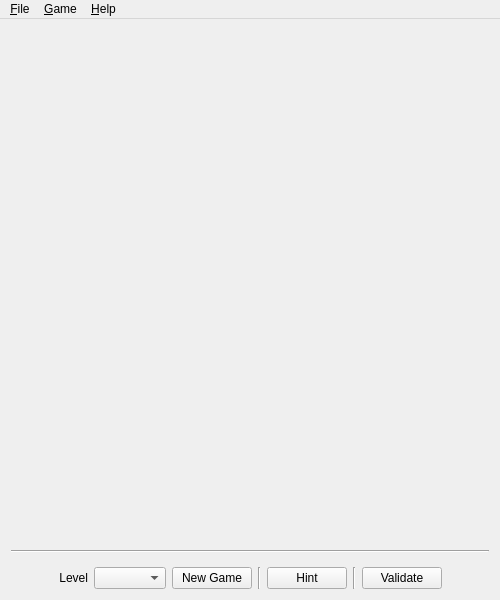
<?xml version="1.0" encoding="UTF-8"?>
<ui version="4.0">
 <class>SudokuAssistant::View::MainWindow</class>
 <widget class="QMainWindow" name="SudokuAssistant::View::MainWindow">
  <property name="geometry">
   <rect>
    <x>0</x>
    <y>0</y>
    <width>500</width>
    <height>600</height>
   </rect>
  </property>
  <property name="minimumSize">
   <size>
    <width>500</width>
    <height>600</height>
   </size>
  </property>
  <property name="windowTitle">
   <string>Sudoku Assistant</string>
  </property>
  <widget class="QWidget" name="centralWidget">
   <layout class="QVBoxLayout" name="verticalLayout">
    <item>
     <widget class="SudokuBoardWidget" name="_sudokuBoard" native="true">
      <property name="sizePolicy">
       <sizepolicy hsizetype="Expanding" vsizetype="Expanding">
        <horstretch>0</horstretch>
        <verstretch>0</verstretch>
       </sizepolicy>
      </property>
      <property name="sizeIncrement">
       <size>
        <width>0</width>
        <height>0</height>
       </size>
      </property>
     </widget>
    </item>
    <item>
     <widget class="Line" name="line_2">
      <property name="minimumSize">
       <size>
        <width>0</width>
        <height>20</height>
       </size>
      </property>
      <property name="orientation">
       <enum>Qt::Horizontal</enum>
      </property>
     </widget>
    </item>
    <item>
     <layout class="QHBoxLayout" name="horizontalLayout_2">
      <item>
       <spacer name="horizontalSpacer_2">
        <property name="orientation">
         <enum>Qt::Horizontal</enum>
        </property>
        <property name="sizeHint" stdset="0">
         <size>
          <width>40</width>
          <height>20</height>
         </size>
        </property>
       </spacer>
      </item>
      <item>
       <widget class="QLabel" name="label">
        <property name="maximumSize">
         <size>
          <width>50</width>
          <height>30</height>
         </size>
        </property>
        <property name="text">
         <string>Level</string>
        </property>
        <property name="alignment">
         <set>Qt::AlignRight|Qt::AlignTrailing|Qt::AlignVCenter</set>
        </property>
       </widget>
      </item>
      <item>
       <widget class="QComboBox" name="difficultyComboBox">
        <property name="sizePolicy">
         <sizepolicy hsizetype="Preferred" vsizetype="Preferred">
          <horstretch>0</horstretch>
          <verstretch>0</verstretch>
         </sizepolicy>
        </property>
        <property name="maximumSize">
         <size>
          <width>16777215</width>
          <height>16777215</height>
         </size>
        </property>
        <property name="currentText">
         <string/>
        </property>
        <property name="currentIndex">
         <number>-1</number>
        </property>
       </widget>
      </item>
      <item>
       <widget class="QPushButton" name="newGameButton">
        <property name="sizePolicy">
         <sizepolicy hsizetype="Preferred" vsizetype="Preferred">
          <horstretch>0</horstretch>
          <verstretch>0</verstretch>
         </sizepolicy>
        </property>
        <property name="maximumSize">
         <size>
          <width>16777215</width>
          <height>16777215</height>
         </size>
        </property>
        <property name="text">
         <string>New Game</string>
        </property>
        <property name="shortcut">
         <string>Ctrl+N</string>
        </property>
       </widget>
      </item>
      <item>
       <widget class="Line" name="line">
        <property name="orientation">
         <enum>Qt::Vertical</enum>
        </property>
       </widget>
      </item>
      <item>
       <widget class="QPushButton" name="_hintButton">
        <property name="sizePolicy">
         <sizepolicy hsizetype="Preferred" vsizetype="Preferred">
          <horstretch>0</horstretch>
          <verstretch>0</verstretch>
         </sizepolicy>
        </property>
        <property name="text">
         <string>Hint</string>
        </property>
        <property name="icon">
         <iconset resource="../resources/resources.qrc">
          <normaloff>:/images/images/hint-icon.png</normaloff>:/images/images/hint-icon.png</iconset>
        </property>
        <property name="shortcut">
         <string/>
        </property>
        <property name="flat">
         <bool>false</bool>
        </property>
       </widget>
      </item>
      <item>
       <widget class="Line" name="line_3">
        <property name="orientation">
         <enum>Qt::Vertical</enum>
        </property>
       </widget>
      </item>
      <item>
       <widget class="QPushButton" name="_validateButton">
        <property name="sizePolicy">
         <sizepolicy hsizetype="Preferred" vsizetype="Preferred">
          <horstretch>0</horstretch>
          <verstretch>0</verstretch>
         </sizepolicy>
        </property>
        <property name="text">
         <string>Validate</string>
        </property>
       </widget>
      </item>
      <item>
       <spacer name="horizontalSpacer">
        <property name="orientation">
         <enum>Qt::Horizontal</enum>
        </property>
        <property name="sizeHint" stdset="0">
         <size>
          <width>40</width>
          <height>20</height>
         </size>
        </property>
       </spacer>
      </item>
     </layout>
    </item>
   </layout>
  </widget>
  <widget class="QMenuBar" name="menuBar">
   <property name="geometry">
    <rect>
     <x>0</x>
     <y>0</y>
     <width>500</width>
     <height>25</height>
    </rect>
   </property>
   <widget class="QMenu" name="menuFile">
    <property name="title">
     <string>&amp;File</string>
    </property>
    <addaction name="action_New"/>
    <addaction name="action_Open"/>
    <addaction name="action_Save_As"/>
    <addaction name="action_Save"/>
    <addaction name="separator"/>
    <addaction name="action_Quit"/>
   </widget>
   <widget class="QMenu" name="menuGrid">
    <property name="title">
     <string>&amp;Game</string>
    </property>
    <addaction name="action_Restart"/>
    <addaction name="separator"/>
    <addaction name="action_Check_grid"/>
    <addaction name="actionShow_Hint"/>
   </widget>
   <widget class="QMenu" name="menuHelp">
    <property name="title">
     <string>&amp;Help</string>
    </property>
    <addaction name="actionAbout"/>
   </widget>
   <addaction name="menuFile"/>
   <addaction name="menuGrid"/>
   <addaction name="menuHelp"/>
  </widget>
  <action name="action_New">
   <property name="text">
    <string>&amp;New...</string>
   </property>
   <property name="toolTip">
    <string>Start a new empty grid</string>
   </property>
   <property name="shortcut">
    <string>Ctrl+N</string>
   </property>
  </action>
  <action name="action_Quit">
   <property name="text">
    <string>&amp;Quit</string>
   </property>
   <property name="toolTip">
    <string>Exit application</string>
   </property>
   <property name="shortcut">
    <string>Ctrl+Q</string>
   </property>
  </action>
  <action name="action_Restart">
   <property name="text">
    <string>&amp;Restart...</string>
   </property>
   <property name="toolTip">
    <string>Clear the grid</string>
   </property>
  </action>
  <action name="action_Open">
   <property name="text">
    <string>&amp;Open...</string>
   </property>
   <property name="toolTip">
    <string>Load saving</string>
   </property>
   <property name="shortcut">
    <string>Ctrl+O</string>
   </property>
  </action>
  <action name="action_Save">
   <property name="text">
    <string>&amp;Save...</string>
   </property>
   <property name="shortcut">
    <string>Ctrl+S</string>
   </property>
  </action>
  <action name="action_Save_As">
   <property name="text">
    <string>Save &amp;As...</string>
   </property>
   <property name="toolTip">
    <string>Save as new file</string>
   </property>
   <property name="shortcut">
    <string>Ctrl+Shift+S</string>
   </property>
  </action>
  <action name="action_Check_grid">
   <property name="text">
    <string>&amp;Validate</string>
   </property>
   <property name="toolTip">
    <string>Check if the values are correct</string>
   </property>
   <property name="shortcut">
    <string>Ctrl+G</string>
   </property>
  </action>
  <action name="actionShow_Hint">
   <property name="icon">
    <iconset resource="../resources/resources.qrc">
     <normaloff>:/images/images/hint-icon.png</normaloff>:/images/images/hint-icon.png</iconset>
   </property>
   <property name="text">
    <string>&amp;Hint</string>
   </property>
   <property name="toolTip">
    <string>Highlight a box with only 1 choice</string>
   </property>
   <property name="shortcut">
    <string>Ctrl+H</string>
   </property>
  </action>
  <action name="actionAbout">
   <property name="text">
    <string>About...</string>
   </property>
  </action>
 </widget>
 <layoutdefault spacing="6" margin="11"/>
 <customwidgets>
  <customwidget>
   <class>SudokuBoardWidget</class>
   <extends>QWidget</extends>
   <header>SudokuBoardWidget.h</header>
   <container>1</container>
  </customwidget>
 </customwidgets>
 <resources>
  <include location="../resources/resources.qrc"/>
 </resources>
 <connections/>
</ui>
